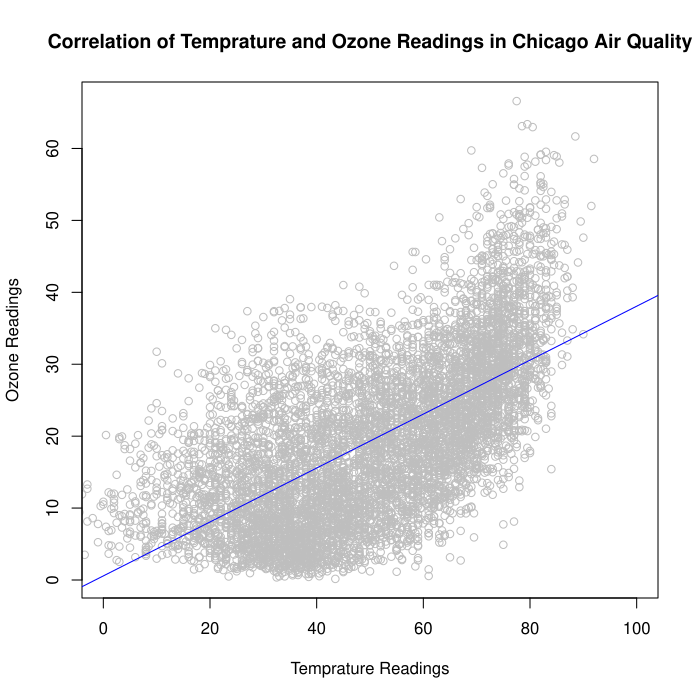

Here is the R script that generated this plot:
library(tidyverse)
library(ggplot2)
library(readr)
library(rcompanion)
pdf("visualization.pdf")
xyz <- read.csv("chicago_air_pollution.csv")
x <- xyz$tmpd
y <- xyz$o3tmean2
plot(x,y , main = "Correlation of Temprature and Ozone Readings in Chicago Air Quality", xlab = "Temprature Readings", ylab =  "Ozone Readings", col = "grey", xlim = c(0,100))
abline(lm( y ~ x, data = xyz), col = "blue")
model = lm(y ~ x,data = xyz)
plotNormalHistogram(residuals(model),col = "pink",main = "Histogram of Temprature",xlab = "Temprature readings")
dev.off()
